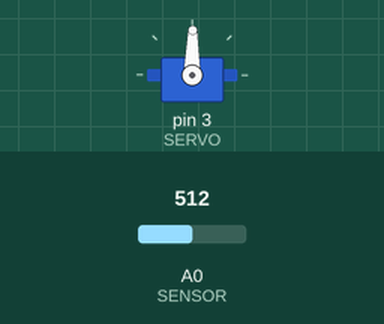
The sketch below on a simulated Arduino Uno, built with avr-gcc and run on an emulated ATmega328P. Shown: servo. Inputs (shaded band) come from the test bench; at power-on: A0 (SENSOR) = 512.

Above: at 1.2 s.
1.3 s: A0 (SENSOR) set to 716
At 2.5 s:
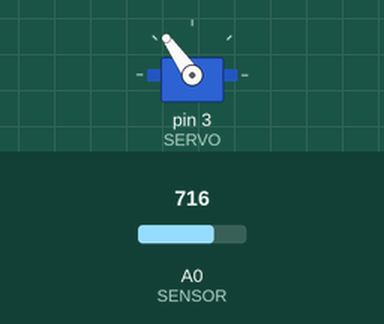
2.8 s: A0 (SENSOR) set to 900
At 3.7 s:
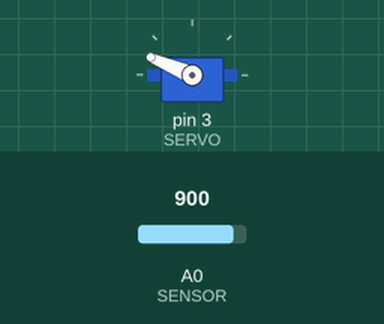
4.3 s: A0 (SENSOR) set to 1023
At 4.8 s:
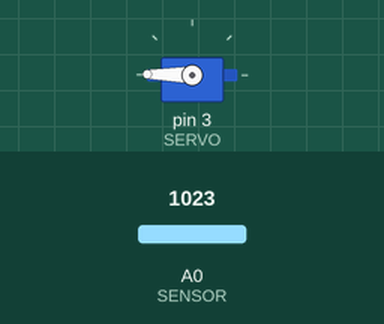
5.8 s: A0 (SENSOR) set to 306
At 7.0 s:
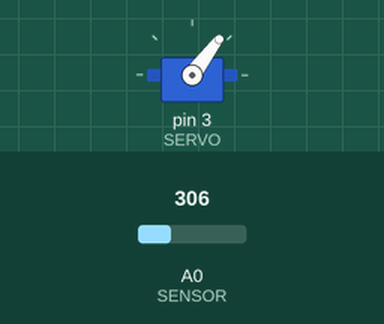
7.3 s: A0 (SENSOR) set to 122
At 8.3 s:
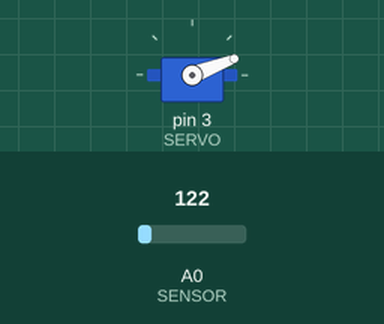
8.8 s: A0 (SENSOR) set to 511
At 9.4 s:
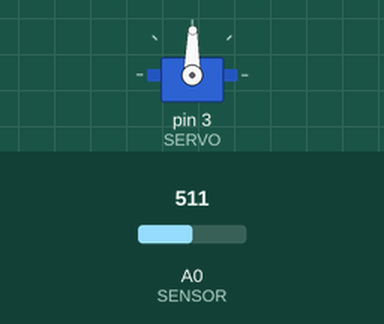
Timing chart, 0 to 11.3 s (numbered marks = the images above; inputs shaded):
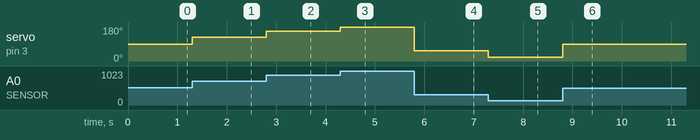

Measured:
- after the input at 1.3 s, servo on pin 3 (SERVO): 89° → 125° at once
- after the input at 2.8 s, servo on pin 3 (SERVO): 125° → 157° at once
- after the input at 4.3 s, servo on pin 3 (SERVO): 157° → 179° at once
- after the input at 5.8 s, servo on pin 3 (SERVO): 179° → 53° at once
- after the input at 7.3 s, servo on pin 3 (SERVO): 53° → 21° at once
- after the input at 8.8 s, servo on pin 3 (SERVO): 21° → 89° at once

The sketch:

sketch_unidad_2_servomotores.ino
```cpp
#include <Servo.h>

#define SENSOR A0
#define SERVO  3

Servo servo;

void setup() {
  servo.attach(SERVO, 520, 2700);

  servo.write(0);
  // Comienza en posicion inicial
}

void loop() {
  int value = analogRead(SENSOR);
  value = map(value, 0, 1023, 0, 179);

  servo.write(value);
}
```
